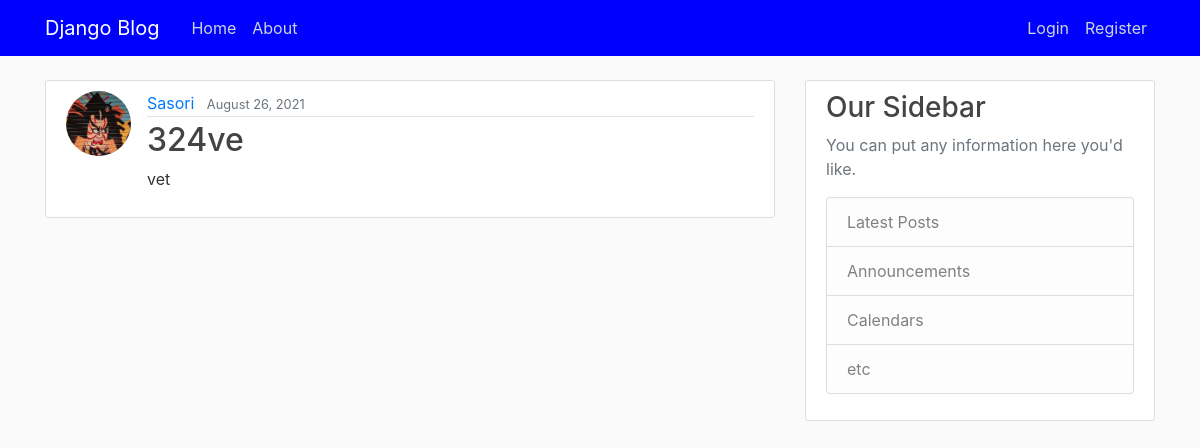
The app's page /post/24/ with its own data.
### blog/models.py (models this page shows, shortened)
class Post(models.Model):
	title = models.CharField(max_length=100)
	content = models.TextField()
	date_posted = models.DateTimeField(default=timezone.now)
	author = models.ForeignKey(User, on_delete=models.CASCADE)

### users/models.py (models this page shows, shortened)
class Profile(models.Model):
	user = models.OneToOneField(User, on_delete=models.CASCADE)
	city = models.CharField(max_length=50)
	image = models.ImageField(default='default.jpg', upload_to='profile_pics')
	'''
	save() must be commented out if S3 is used
	for storage otherwise it'll give errors
	'''
	def save(self, *args, **kwargs):
		super().save(*args, **kwargs)
		img = Image.open(self.image.path)
		if img.height > 300 or img.width > 300:
			output_size = (300, 300)
			img.thumbnail(output_size)
			img.save(self.image.path)

### blog/views.py (the view)
# urls.py: path('post/<int:pk>/', PostDetailView.as_view(), name='post-detail'),
class PostDetailView(DetailView):
	model = Post
	'''
	we can use `object` inside our template
	or override it
	'''

### blog/templates/blog/post_detail.html (shortened to what this page needs)
{% extends 'blog/base.html' %}
{% block content %}
<article class="media content-section">
  <img class='rounded-circle article-img' src="{{ post.author.profile.image.url }}">
  <div class="media-body">
    <div class="article-metadata">
      <a class="mr-2" href="{% url 'user-posts' object.author.username %}">{{ object.author }}</a>
      <small class="text-muted">{{ object.date_posted|date:"F d, Y" }}</small>
    </div>
    <h2 class="article-title">{{ object.title }}</h2>
    <p class="article-content">{{ object.content }}</p>
  </div>
</article>
{% endblock content %}

### blog/static/blog/main.css (style rules this page uses)
body { background: #fafafa; color: #333333; margin-top: 5rem; }
h1, h2, h3, h4, h5, h6 { color: #444444; }
.content-section { background: #ffffff; padding: 10px 20px; border: 1px solid #dddddd; border-radius: 3px; margin-bottom: 20px; }
.article-title { color: #444444; }
.article-content { white-space: pre-line; }
.article-img { height: 65px; width: 65px; margin-right: 16px; }
.article-metadata { padding-bottom: 1px; margin-bottom: 4px; border-bottom: 1px solid #e3e3e3 }

### records on screen
Post: author.profile.image (placeholder picture), author "Sasori", date_posted "August 26, 2021", title "324ve", content "vet"
